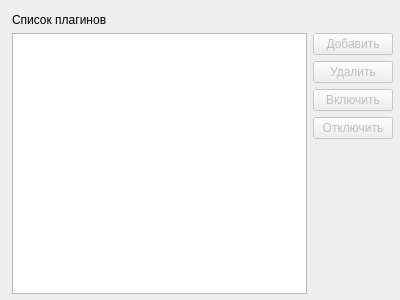
<?xml version="1.0" encoding="UTF-8"?>
<ui version="4.0">
 <class>PluginManager</class>
 <widget class="QDialog" name="PluginManager">
  <property name="geometry">
   <rect>
    <x>0</x>
    <y>0</y>
    <width>400</width>
    <height>300</height>
   </rect>
  </property>
  <property name="windowTitle">
   <string>Plugin Manager</string>
  </property>
  <widget class="QWidget" name="layoutWidget">
   <property name="geometry">
    <rect>
     <x>12</x>
     <y>13</y>
     <width>381</width>
     <height>281</height>
    </rect>
   </property>
   <layout class="QVBoxLayout" name="verticalLayout">
    <item>
     <widget class="QLabel" name="label">
      <property name="text">
       <string>Список плагинов</string>
      </property>
     </widget>
    </item>
    <item>
     <layout class="QHBoxLayout" name="horizontalLayout">
      <item>
       <widget class="QListWidget" name="list_plugins"/>
      </item>
      <item>
       <layout class="QVBoxLayout" name="verticalLayout_2">
        <item>
         <widget class="QPushButton" name="add_plugin">
          <property name="enabled">
           <bool>false</bool>
          </property>
          <property name="text">
           <string>Добавить</string>
          </property>
         </widget>
        </item>
        <item>
         <widget class="QPushButton" name="remove_plugin">
          <property name="enabled">
           <bool>false</bool>
          </property>
          <property name="text">
           <string>Удалить</string>
          </property>
         </widget>
        </item>
        <item>
         <widget class="QPushButton" name="turn_on_plugin">
          <property name="enabled">
           <bool>false</bool>
          </property>
          <property name="text">
           <string>Включить</string>
          </property>
         </widget>
        </item>
        <item>
         <widget class="QPushButton" name="turn_off_plugin">
          <property name="enabled">
           <bool>false</bool>
          </property>
          <property name="text">
           <string>Отключить</string>
          </property>
         </widget>
        </item>
        <item>
         <spacer name="verticalSpacer">
          <property name="orientation">
           <enum>Qt::Vertical</enum>
          </property>
          <property name="sizeHint" stdset="0">
           <size>
            <width>20</width>
            <height>131</height>
           </size>
          </property>
         </spacer>
        </item>
       </layout>
      </item>
     </layout>
    </item>
   </layout>
  </widget>
 </widget>
 <resources/>
 <connections>
  <connection>
   <sender>add_plugin</sender>
   <signal>clicked()</signal>
   <receiver>PluginManager</receiver>
   <slot>addNewPlugin()</slot>
   <hints>
    <hint type="sourcelabel">
     <x>364</x>
     <y>48</y>
    </hint>
    <hint type="destinationlabel">
     <x>399</x>
     <y>44</y>
    </hint>
   </hints>
  </connection>
  <connection>
   <sender>remove_plugin</sender>
   <signal>clicked()</signal>
   <receiver>PluginManager</receiver>
   <slot>removePlugin()</slot>
   <hints>
    <hint type="sourcelabel">
     <x>352</x>
     <y>81</y>
    </hint>
    <hint type="destinationlabel">
     <x>444</x>
     <y>75</y>
    </hint>
   </hints>
  </connection>
  <connection>
   <sender>turn_on_plugin</sender>
   <signal>clicked()</signal>
   <receiver>PluginManager</receiver>
   <slot>turnOnPlugin()</slot>
   <hints>
    <hint type="sourcelabel">
     <x>352</x>
     <y>104</y>
    </hint>
    <hint type="destinationlabel">
     <x>395</x>
     <y>102</y>
    </hint>
   </hints>
  </connection>
  <connection>
   <sender>turn_off_plugin</sender>
   <signal>clicked()</signal>
   <receiver>PluginManager</receiver>
   <slot>turnOffPlugin()</slot>
   <hints>
    <hint type="sourcelabel">
     <x>354</x>
     <y>129</y>
    </hint>
    <hint type="destinationlabel">
     <x>399</x>
     <y>137</y>
    </hint>
   </hints>
  </connection>
 </connections>
 <slots>
  <slot>addNewPlugin()</slot>
  <slot>removePlugin()</slot>
  <slot>turnOnPlugin()</slot>
  <slot>turnOffPlugin()</slot>
 </slots>
</ui>
